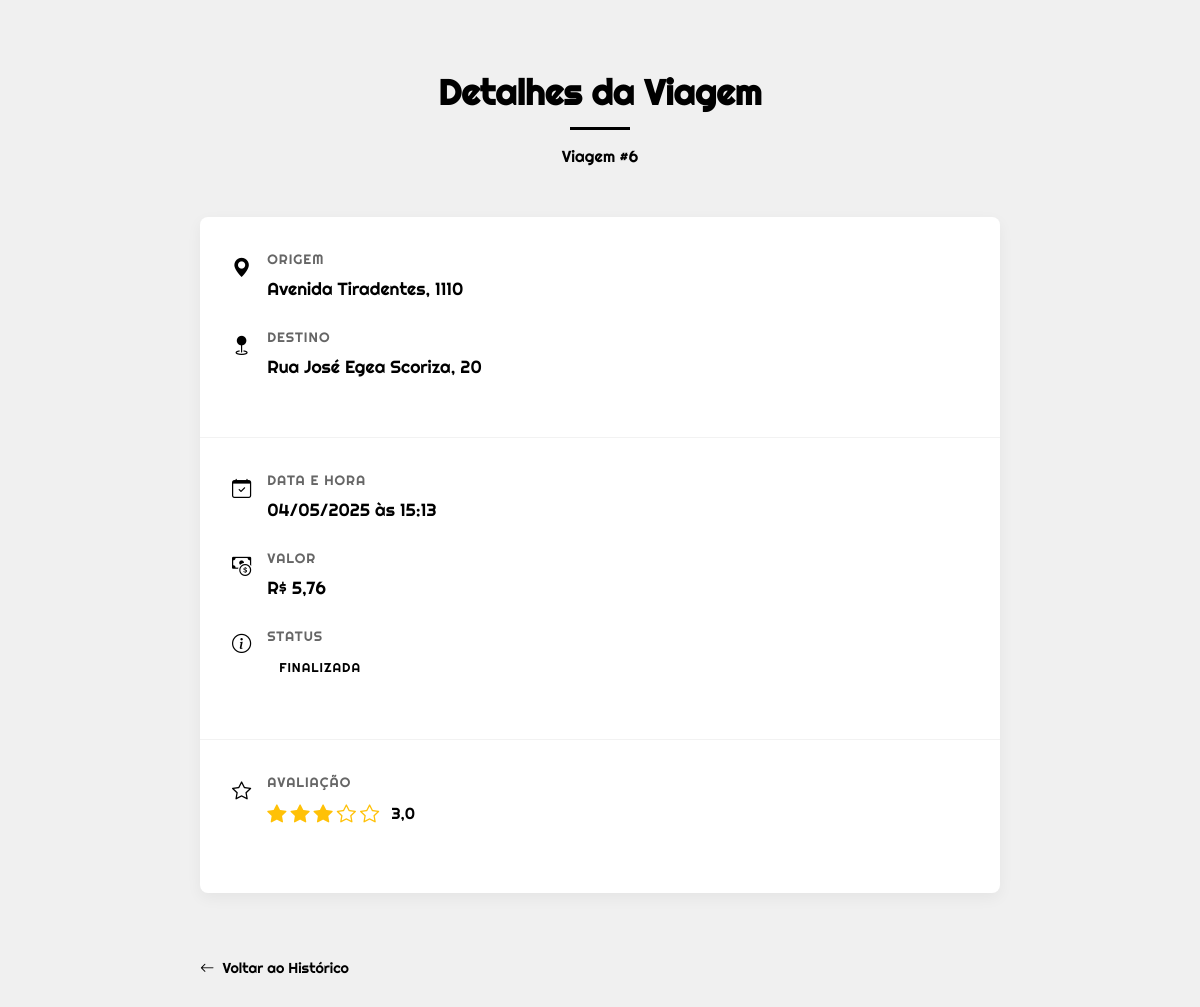
The page /user/detalhes_viagem.php?id=6 (signed in) on the database its author committed.
### tables this page shows
CREATE TABLE `viagens` (
  `via_codigo` int(11) NOT NULL,
  `fun_codigo` int(11) NOT NULL,
  `sol_codigo` int(11) NOT NULL,
  `usu_codigo` int(11) NOT NULL,
  `via_origem` varchar(255) NOT NULL,
  `via_destino` varchar(255) NOT NULL,
  `via_valor` decimal(10,2) NOT NULL,
  `via_formapagamento` varchar(50) NOT NULL,
  `via_data` datetime NOT NULL,
  `via_servico` varchar(50) NOT NULL,
  `via_status` varchar(50) NOT NULL,
  `via_observacoes` varchar(1000) DEFAULT NULL
);

CREATE TABLE `avaliacoes` (
  `ava_codigo` int(11) NOT NULL,
  `usu_codigo` int(11) NOT NULL,
  `via_codigo` int(11) NOT NULL,
  `ava_nota` tinyint(4) NOT NULL CHECK (`ava_nota` between 1 and 5),
  `ava_comentario` text DEFAULT NULL,
  `ava_data_avaliacao` datetime DEFAULT current_timestamp()
);

### user/detalhes_viagem.php (the view, shortened to what this page needs)
<?php
$conexao = conexao::getInstance();
$id = isset($_GET['id']) ? (int) $_GET['id'] : 0;
$sql = 'SELECT * FROM viagens WHERE via_codigo = :id';
$stmt = $conexao->prepare($sql);
$stmt->bindParam(':id', $id, PDO::PARAM_INT);
$stmt->execute();
$viagem = $stmt->fetch(PDO::FETCH_ASSOC);
$sql = 'SELECT * FROM avaliacoes WHERE via_codigo = :id';
$stmt = $conexao->prepare($sql);
$stmt->bindParam(':id', $id, PDO::PARAM_INT);
$stmt->execute();
$avaliacao = $stmt->fetch(PDO::FETCH_ASSOC);
?>
<!DOCTYPE html>
<html lang="pt-BR">
<head>
    <link rel="stylesheet" href="https://cdn.jsdelivr.net/npm/bootstrap-icons@1.10.0/font/bootstrap-icons.css">
    <link rel="stylesheet" href="../css/detalhes_viagem.css"
</head>
<body>
    <div class="container">
        <header class="trip-header">
            <h1>Detalhes da Viagem</h1>
            <p>Viagem #<?= htmlspecialchars($viagem['via_codigo']) ?></p>
        </header>
        <div class="trip-card">
            <div class="trip-section">
                <div class="detail-item">
                    <i class="bi bi-geo-alt-fill detail-icon"></i>
                    <div class="detail-content">
                        <div class="detail-label">Origem</div>
                        <div class="detail-value"><?= htmlspecialchars($viagem['via_origem']) ?></div>
                    </div>
                </div>
                <div class="detail-item">
                    <i class="bi bi-geo-fill detail-icon"></i>
                    <div class="detail-content">
                        <div class="detail-label">Destino</div>
                        <div class="detail-value"><?= htmlspecialchars($viagem['via_destino']) ?></div>
                    </div>
                </div>
            </div>
            <div class="trip-section">
                <div class="detail-item">
                    <i class="bi bi-calendar-check detail-icon"></i>
                    <div class="detail-content">
                        <div class="detail-label">Data e Hora</div>
                        <div class="detail-value"><?= date('d/m/Y \à\s H:i', strtotime($viagem['via_data'])) ?></div>
                    </div>
                </div>
                <div class="detail-item">
                    <i class="bi bi-cash-coin detail-icon"></i>
                    <div class="detail-content">
                        <div class="detail-label">Valor</div>
                        <div class="detail-value">R$ <?= number_format($viagem['via_valor'], 2, ',', '.') ?></div>
                    </div>
                </div>
                <div class="detail-item">
                    <i class="bi bi-info-circle detail-icon"></i>
                    <div class="detail-content">
                        <div class="detail-label">Status</div>
                        <div class="detail-value">
                            <?php
                            $statusClass = '';
                            switch($viagem['via_status']) {
                                default:
                                    $statusClass = '';
                            }
                            ?>
                            <span class="status-badge <?= $statusClass ?>"><?= htmlspecialchars($viagem['via_status']) ?></span>
                        </div>
                    </div>
                </div>
            </div>
            <div class="trip-section">
                <div class="detail-item">
                    <i class="bi bi-star detail-icon"></i>
                    <div class="detail-content">
                        <div class="detail-label">Avaliação</div>
                        <?php if ($avaliacao): ?>
                            <div class="rating-stars">
                                <?php
                                $nota = (int)$avaliacao['ava_nota'];
                                for ($i = 1; $i <= 5; $i++): ?>
                                    <i class="bi bi-star<?= $i <= $nota ? '-fill' : '' ?> star"></i>
                                <?php endfor; ?>
                                <span style="margin-left: 0.5rem;"><?= number_format($avaliacao['ava_nota'], 1, ',', '.') ?></span>
                            </div>
                        <?php endif; ?>
                    </div>
                </div>
            </div>
        </div>
        <a href="historico.php" class="btn-back">
            <i class="bi bi-arrow-left"></i> Voltar ao Histórico
        </a>
    </div>
</body>
</html>

### css/detalhes_viagem.css (style rules this page uses)
:root { --bg-light: #f0f0f0; --text-dark: #000; --accent: #e53935; --border-radius: 8px; --transition: all 0.3s ease; }
body { font-family: 'Righteous', sans-serif; background-color: var(--bg-light); color: var(--text-dark); line-height: 1.6; }
.container { max-width: 800px; margin: 0 auto; padding: 2rem 1rem; }
.trip-header { text-align: center; margin-bottom: 3rem; position: relative; }
.trip-header h1 { font-size: 2.2rem; margin-bottom: 0.5rem; position: relative; display: inline-block; }
.trip-header h1::after { content: ''; position: absolute; bottom: -10px; left: 50%; transform: translateX(-50%); width: 60px; height: 3px; background: var(--text-dark); }
.trip-card { background: white; border-radius: var(--border-radius); box-shadow: 0 5px 15px rgba(0,0,0,0.05); overflow: hidden; margin-bottom: 2rem; }
.trip-section { padding: 2rem; border-bottom: 1px solid rgba(0,0,0,0.05); }
.trip-section:last-child { border-bottom: none; }
.detail-item { display: flex; margin-bottom: 1.5rem; align-items: flex-start; }
.detail-icon { font-size: 1.2rem; margin-right: 1rem; color: var(--text-dark); flex-shrink: 0; margin-top: 3px; }
.detail-content { flex: 1; }
.detail-label { font-size: 0.85rem; text-transform: uppercase; letter-spacing: 1px; color: #666; margin-bottom: 0.25rem; }
.detail-value { font-size: 1.1rem; font-weight: normal; }
.status-badge { display: inline-block; padding: 0.35rem 0.75rem; border-radius: 50px; font-size: 0.8rem; font-weight: normal; text-transform: uppercase; letter-spacing: 1px; }
.rating-stars { display: flex; align-items: center; margin-bottom: 0.5rem; }
.rating-stars .star { color: #ffc107; margin-right: 0.25rem; font-size: 1.2rem; }
.btn-back { display: inline-flex; align-items: center; gap: 0.5rem; color: var(--text-dark); text-decoration: none; font-size: 0.9rem; margin-top: 2rem; transition: var(--transition); }

### rows shown on the page
viagens: via_codigo "6", via_origem "Avenida Tiradentes, 1110", via_destino "Rua José Egea Scoriza, 20", via_data "04/05/2025 às 15:13", via_valor "5,76", via_status "FINALIZADA"
avaliacoes: ava_nota "3,0"
